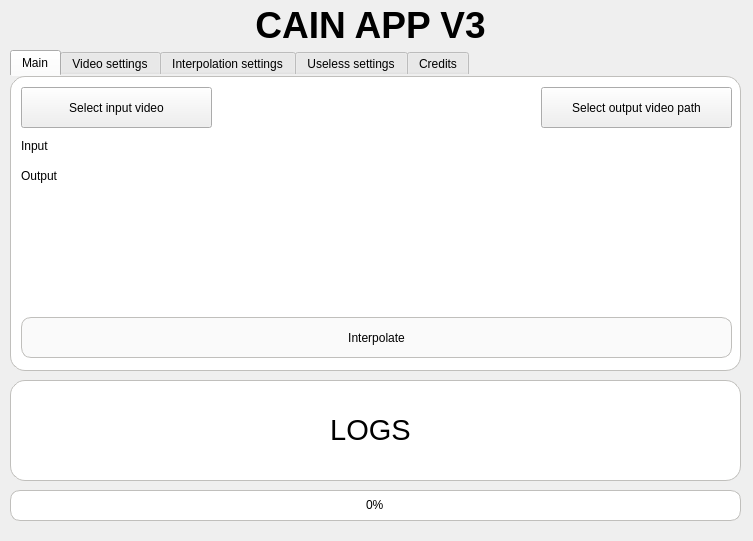
<?xml version="1.0" encoding="UTF-8"?>
<ui version="4.0">
 <class>Form</class>
 <widget class="QWidget" name="Form">
  <property name="geometry">
   <rect>
    <x>0</x>
    <y>0</y>
    <width>753</width>
    <height>541</height>
   </rect>
  </property>
  <property name="windowTitle">
   <string>Form</string>
  </property>
  <property name="styleSheet">
   <string notr="true"/>
  </property>
  <widget class="QLabel" name="label">
   <property name="geometry">
    <rect>
     <x>0</x>
     <y>0</y>
     <width>741</width>
     <height>51</height>
    </rect>
   </property>
   <property name="styleSheet">
    <string notr="true">font: 700 11pt &quot;Comic Sans MS&quot;;</string>
   </property>
   <property name="text">
    <string>&lt;html&gt;&lt;head/&gt;&lt;body&gt;&lt;p align=&quot;center&quot;&gt;&lt;span style=&quot; font-size:28pt; font-weight:700;&quot;&gt;CAIN APP V3&lt;/span&gt;&lt;/p&gt;&lt;/body&gt;&lt;/html&gt;</string>
   </property>
  </widget>
  <widget class="QProgressBar" name="progressBar">
   <property name="geometry">
    <rect>
     <x>10</x>
     <y>490</y>
     <width>731</width>
     <height>31</height>
    </rect>
   </property>
   <property name="contextMenuPolicy">
    <enum>Qt::DefaultContextMenu</enum>
   </property>
   <property name="styleSheet">
    <string notr="true">
QProgressBar {
    border: 1px solid rgb(192, 191, 188);
    border-radius: 10px;
    background-color: rgb(255, 255, 255);
    text-align:center;
 }

 QProgressBar::chunk {
     background-color: #05B8CC;
     border-radius: 10px;
 }
</string>
   </property>
   <property name="value">
    <number>0</number>
   </property>
   <property name="textVisible">
    <bool>true</bool>
   </property>
   <property name="invertedAppearance">
    <bool>false</bool>
   </property>
  </widget>
  <widget class="QTabWidget" name="Video">
   <property name="geometry">
    <rect>
     <x>10</x>
     <y>50</y>
     <width>731</width>
     <height>321</height>
    </rect>
   </property>
   <property name="styleSheet">
    <string notr="true">.QTabWidget::pane{
    border: 1px solid rgb(192, 191, 188);
    border-radius: 15px;
    background-color: rgb(255, 255, 255);
}</string>
   </property>
   <property name="currentIndex">
    <number>0</number>
   </property>
   <property name="documentMode">
    <bool>false</bool>
   </property>
   <widget class="QWidget" name="Main">
    <attribute name="title">
     <string>Main</string>
    </attribute>
    <widget class="QPushButton" name="pushButton_3">
     <property name="geometry">
      <rect>
       <x>10</x>
       <y>10</y>
       <width>191</width>
       <height>41</height>
      </rect>
     </property>
     <property name="text">
      <string>Select input video</string>
     </property>
    </widget>
    <widget class="QPushButton" name="pushButton_4">
     <property name="geometry">
      <rect>
       <x>530</x>
       <y>10</y>
       <width>191</width>
       <height>41</height>
      </rect>
     </property>
     <property name="text">
      <string>Select output video path</string>
     </property>
    </widget>
    <widget class="QLabel" name="label_12">
     <property name="geometry">
      <rect>
       <x>10</x>
       <y>90</y>
       <width>711</width>
       <height>18</height>
      </rect>
     </property>
     <property name="text">
      <string>Output</string>
     </property>
    </widget>
    <widget class="QLabel" name="label_10">
     <property name="geometry">
      <rect>
       <x>10</x>
       <y>60</y>
       <width>711</width>
       <height>18</height>
      </rect>
     </property>
     <property name="text">
      <string>Input</string>
     </property>
    </widget>
    <widget class="QPushButton" name="Interpolatebutton">
     <property name="enabled">
      <bool>true</bool>
     </property>
     <property name="geometry">
      <rect>
       <x>10</x>
       <y>240</y>
       <width>711</width>
       <height>41</height>
      </rect>
     </property>
     <property name="styleSheet">
      <string notr="true">QPushButton{
border: 1.1px solid rgb(192, 191, 188);
border-radius: 10px;    
background-color: rgb(250, 250, 250);

}
QPushButton:hover{
border: 1px solid rgb(192, 191, 188);
border-radius: 10px;    
background-color: rgb(230, 230, 230);

}
QPushButton:pressed{
border: 1.1px solid rgb(192, 191, 188);
border-radius: 10px;    
background-color: rgb(190, 190, 190);

}
</string>
     </property>
     <property name="text">
      <string>Interpolate</string>
     </property>
    </widget>
   </widget>
   <widget class="QWidget" name="Encoding">
    <attribute name="title">
     <string>Video settings</string>
    </attribute>
    <widget class="QLabel" name="label_9">
     <property name="geometry">
      <rect>
       <x>10</x>
       <y>10</y>
       <width>181</width>
       <height>31</height>
      </rect>
     </property>
     <property name="text">
      <string>ffmpeg parametrs </string>
     </property>
    </widget>
    <widget class="QLabel" name="label_11">
     <property name="geometry">
      <rect>
       <x>0</x>
       <y>150</y>
       <width>731</width>
       <height>131</height>
      </rect>
     </property>
     <property name="styleSheet">
      <string notr="true">font: 700 20pt &quot;Comic Sans MS&quot;;</string>
     </property>
     <property name="text">
      <string>&lt;html&gt;&lt;head/&gt;&lt;body&gt;&lt;p align=&quot;center&quot;&gt;&lt;span style=&quot; font-size:26pt;&quot;&gt;SOON MORE SETTINGS&lt;/span&gt;&lt;/p&gt;&lt;/body&gt;&lt;/html&gt;</string>
     </property>
    </widget>
    <widget class="QLineEdit" name="ffmpegline">
     <property name="geometry">
      <rect>
       <x>190</x>
       <y>10</y>
       <width>321</width>
       <height>31</height>
      </rect>
     </property>
     <property name="text">
      <string>-c:v libx264 -preset fast -pix_fmt yuv420p</string>
     </property>
    </widget>
    <widget class="Line" name="line_2">
     <property name="geometry">
      <rect>
       <x>20</x>
       <y>130</y>
       <width>681</width>
       <height>21</height>
      </rect>
     </property>
     <property name="orientation">
      <enum>Qt::Horizontal</enum>
     </property>
    </widget>
   </widget>
   <widget class="QWidget" name="Interpolation">
    <attribute name="title">
     <string>Interpolation settings</string>
    </attribute>
    <widget class="QPushButton" name="pushButton_2">
     <property name="enabled">
      <bool>false</bool>
     </property>
     <property name="geometry">
      <rect>
       <x>10</x>
       <y>240</y>
       <width>711</width>
       <height>41</height>
      </rect>
     </property>
     <property name="styleSheet">
      <string notr="true">QPushButton{
border: 1.1px solid rgb(192, 191, 188);
border-radius: 10px;    
background-color: rgb(250, 250, 250);

}
QPushButton:hover{
border: 1px solid rgb(192, 191, 188);
border-radius: 10px;    
background-color: rgb(230, 230, 230);

}
QPushButton:pressed{
border: 1.1px solid rgb(192, 191, 188);
border-radius: 10px;    
background-color: rgb(190, 190, 190);

}
</string>
     </property>
     <property name="text">
      <string>Recomended settings (soon)</string>
     </property>
    </widget>
    <widget class="QLabel" name="label_4">
     <property name="geometry">
      <rect>
       <x>10</x>
       <y>10</y>
       <width>151</width>
       <height>31</height>
      </rect>
     </property>
     <property name="text">
      <string>Model:</string>
     </property>
    </widget>
    <widget class="QComboBox" name="modellist">
     <property name="geometry">
      <rect>
       <x>160</x>
       <y>10</y>
       <width>551</width>
       <height>31</height>
      </rect>
     </property>
    </widget>
    <widget class="QLabel" name="label_5">
     <property name="geometry">
      <rect>
       <x>10</x>
       <y>130</y>
       <width>151</width>
       <height>31</height>
      </rect>
     </property>
     <property name="text">
      <string>Precission</string>
     </property>
    </widget>
    <widget class="QComboBox" name="precission">
     <property name="geometry">
      <rect>
       <x>160</x>
       <y>130</y>
       <width>551</width>
       <height>31</height>
      </rect>
     </property>
     <item>
      <property name="text">
       <string>fp16</string>
      </property>
     </item>
     <item>
      <property name="text">
       <string>fp32</string>
      </property>
     </item>
    </widget>
    <widget class="QLabel" name="label_6">
     <property name="geometry">
      <rect>
       <x>10</x>
       <y>170</y>
       <width>151</width>
       <height>21</height>
      </rect>
     </property>
     <property name="text">
      <string>Gpu id</string>
     </property>
    </widget>
    <widget class="QSpinBox" name="Gpuid">
     <property name="enabled">
      <bool>false</bool>
     </property>
     <property name="geometry">
      <rect>
       <x>160</x>
       <y>170</y>
       <width>551</width>
       <height>31</height>
      </rect>
     </property>
    </widget>
    <widget class="QComboBox" name="colorspace">
     <property name="geometry">
      <rect>
       <x>160</x>
       <y>90</y>
       <width>551</width>
       <height>31</height>
      </rect>
     </property>
     <item>
      <property name="text">
       <string>YUV</string>
      </property>
     </item>
     <item>
      <property name="text">
       <string>RGB</string>
      </property>
     </item>
    </widget>
    <widget class="QLabel" name="label_8">
     <property name="geometry">
      <rect>
       <x>10</x>
       <y>90</y>
       <width>151</width>
       <height>31</height>
      </rect>
     </property>
     <property name="text">
      <string>Color data</string>
     </property>
    </widget>
    <widget class="Line" name="line">
     <property name="geometry">
      <rect>
       <x>10</x>
       <y>210</y>
       <width>711</width>
       <height>21</height>
      </rect>
     </property>
     <property name="orientation">
      <enum>Qt::Horizontal</enum>
     </property>
    </widget>
    <widget class="QComboBox" name="comboBox_3">
     <property name="enabled">
      <bool>false</bool>
     </property>
     <property name="geometry">
      <rect>
       <x>160</x>
       <y>50</y>
       <width>551</width>
       <height>31</height>
      </rect>
     </property>
     <item>
      <property name="text">
       <string>2x</string>
      </property>
     </item>
     <item>
      <property name="text">
       <string>4x</string>
      </property>
     </item>
     <item>
      <property name="text">
       <string>8x</string>
      </property>
     </item>
    </widget>
    <widget class="QLabel" name="label_7">
     <property name="geometry">
      <rect>
       <x>10</x>
       <y>50</y>
       <width>151</width>
       <height>31</height>
      </rect>
     </property>
     <property name="text">
      <string>Factor</string>
     </property>
    </widget>
   </widget>
   <widget class="QWidget" name="tab">
    <attribute name="title">
     <string>Useless settings</string>
    </attribute>
    <widget class="QCheckBox" name="checkBox">
     <property name="enabled">
      <bool>true</bool>
     </property>
     <property name="geometry">
      <rect>
       <x>20</x>
       <y>10</y>
       <width>111</width>
       <height>24</height>
      </rect>
     </property>
     <property name="text">
      <string>Polish mode</string>
     </property>
     <property name="checkable">
      <bool>false</bool>
     </property>
    </widget>
    <widget class="QCheckBox" name="checkBox_2">
     <property name="enabled">
      <bool>false</bool>
     </property>
     <property name="geometry">
      <rect>
       <x>20</x>
       <y>40</y>
       <width>111</width>
       <height>24</height>
      </rect>
     </property>
     <property name="text">
      <string>Keep settings</string>
     </property>
    </widget>
    <widget class="QCheckBox" name="checkBox_3">
     <property name="enabled">
      <bool>false</bool>
     </property>
     <property name="geometry">
      <rect>
       <x>20</x>
       <y>70</y>
       <width>141</width>
       <height>24</height>
      </rect>
     </property>
     <property name="text">
      <string>Print everything</string>
     </property>
    </widget>
   </widget>
   <widget class="QWidget" name="Credits">
    <attribute name="title">
     <string>Credits</string>
    </attribute>
   </widget>
  </widget>
  <widget class="QFrame" name="frame">
   <property name="geometry">
    <rect>
     <x>10</x>
     <y>380</y>
     <width>731</width>
     <height>101</height>
    </rect>
   </property>
   <property name="whatsThis">
    <string>    border: 3px solid #000000;
    border-radius: 25px;</string>
   </property>
   <property name="styleSheet">
    <string notr="true">    border: 1px solid rgb(192, 191, 188);
    border-radius: 15px;
background-color: rgb(255, 255, 255);</string>
   </property>
   <property name="frameShape">
    <enum>QFrame::StyledPanel</enum>
   </property>
   <property name="frameShadow">
    <enum>QFrame::Raised</enum>
   </property>
   <widget class="QLabel" name="label_2">
    <property name="geometry">
     <rect>
      <x>10</x>
      <y>10</y>
      <width>701</width>
      <height>81</height>
     </rect>
    </property>
    <property name="palette">
     <palette>
      <active>
       <colorrole role="Button">
        <brush brushstyle="SolidPattern">
         <color alpha="255">
          <red>255</red>
          <green>255</green>
          <blue>255</blue>
         </color>
        </brush>
       </colorrole>
       <colorrole role="Window">
        <brush brushstyle="SolidPattern">
         <color alpha="255">
          <red>255</red>
          <green>255</green>
          <blue>255</blue>
         </color>
        </brush>
       </colorrole>
      </active>
      <inactive>
       <colorrole role="Button">
        <brush brushstyle="SolidPattern">
         <color alpha="255">
          <red>255</red>
          <green>255</green>
          <blue>255</blue>
         </color>
        </brush>
       </colorrole>
       <colorrole role="Window">
        <brush brushstyle="SolidPattern">
         <color alpha="255">
          <red>255</red>
          <green>255</green>
          <blue>255</blue>
         </color>
        </brush>
       </colorrole>
      </inactive>
      <disabled>
       <colorrole role="Button">
        <brush brushstyle="SolidPattern">
         <color alpha="255">
          <red>255</red>
          <green>255</green>
          <blue>255</blue>
         </color>
        </brush>
       </colorrole>
       <colorrole role="Window">
        <brush brushstyle="SolidPattern">
         <color alpha="255">
          <red>255</red>
          <green>255</green>
          <blue>255</blue>
         </color>
        </brush>
       </colorrole>
      </disabled>
     </palette>
    </property>
    <property name="contextMenuPolicy">
     <enum>Qt::DefaultContextMenu</enum>
    </property>
    <property name="styleSheet">
     <string notr="true">
border: 0px solid #000000;
    border-radius: 0px;</string>
    </property>
    <property name="text">
     <string>&lt;html&gt;&lt;head/&gt;&lt;body&gt;&lt;p align=&quot;center&quot;&gt;&lt;span style=&quot; font-size:22pt;&quot;&gt;LOGS&lt;/span&gt;&lt;/p&gt;&lt;/body&gt;&lt;/html&gt;</string>
    </property>
   </widget>
  </widget>
 </widget>
 <resources/>
 <connections/>
</ui>
